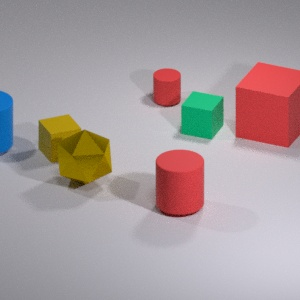
#> input picture img/Pleaseclickthebiggestblueobject._43c6262c-b6de-4971-8530-89aca9134b14.jpg, 300 x 300 px
$ python -i util.py   (imports and definitions only)
#> lines starting #> are read from the running program, lines starting #| are printed output that depends on the picture; after the words box and inside, x2 and y2 are one past the last pixel; in counts of white or black regions, pixels touching at a corner belong together
#> further down, picture is the input picture: shape (300, 300, 3); mean B, G, R 157.1, 155.8, 168.4
import cv2
import numpy as np
SIZE_CHECK = ['tiny','largest','smallest','biggest']
COLOR_CHECK = ['red','blue','green','gray','yellow']
OBJECT_CHECK = ['object','polyhedron','sphere','cylinder','cube','ball','cone']
DATA_CHECK = {'ball':0,'sphere':0,'cube':1,'cone':2,'cylinder':3,'polyhedron':4,'object':5}
SIZE_CHECK_DICT = {'tiny':min,'largest':max,'smallest':min,'biggest':max}
#cylinder hinh tru
import subprocess
# [13 lines left out: function GetDetectObject, not called in this run]

def RunJSFile(filename):
    result = subprocess.run(['node', filename], capture_output=True, text=True)
    return result.stdout.strip()
# [42 lines left out: functions GetDetect, detect_color, remove_gray_background, not called in this run]
def detect_color_(hsv_image):

    # Define color ranges in HSV space

    # Blue: Hue between 100 and 140
    # blue_lower = np.array([100, 50, 50])
    # blue_upper = np.array([140, 255, 255])
    blue_lower = np.array([99,115,150],np.uint8)
    blue_upper = np.array([110,255,255],np.uint8)


    # Green: Hue between 35 and 85
    green_lower = np.array([35, 50, 50])
    green_upper = np.array([85, 255, 255])

    # Red: Hue between 0-10 or 170-180
    red_lower1 = np.array([0, 150, 50])
    red_upper1 = np.array([10, 255, 255])
    red_lower2 = np.array([170, 150, 50])
    red_upper2 = np.array([180, 255, 255])

    # Yellow: Hue between 20 and 35
    yellow_lower = np.array([20, 100, 100])
    yellow_upper = np.array([35, 255, 255])

    # Gray: Low saturation and high value
    gray_lower = np.array([0, 0, 100])
    gray_upper = np.array([180, 30, 200])
    # gray_lower = np.array([66, 3, 121])
    # gray_upper = np.array([126, 69, 210])

    # Convert image to HSV
    hsv_image = cv2.cvtColor(hsv_image, cv2.COLOR_BGR2HSV)
#> hsv_image: shape (300, 300, 3); mean H, S, V 124.2, 40.6, 175.7

    # Create masks for each color range
    blue_mask = cv2.inRange(hsv_image, blue_lower, blue_upper)
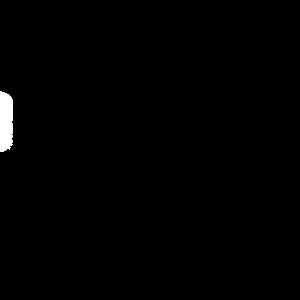
#> blue_mask: shape (300, 300); 0.8% white; 1 white region, box (x1, y1, x2, y2) and area: (0, 91, 13, 152) 721
    green_mask = cv2.inRange(hsv_image, green_lower, green_upper)
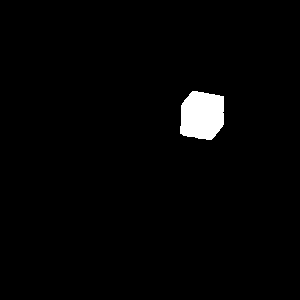
#> green_mask: shape (300, 300); 2% white; 1 white region, box (x1, y1, x2, y2) and area: (180, 91, 224, 140) 1806
    red_mask1 = cv2.inRange(hsv_image, red_lower1, red_upper1)
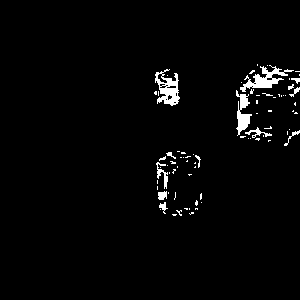
#> red_mask1: shape (300, 300); 2.4% white; 77 white regions (64 under 20 px), largest, box (x1, y1, x2, y2) and area: (240, 65, 294, 92) 493, (155, 69, 180, 106) 481, (236, 90, 252, 136) 351
    red_mask2 = cv2.inRange(hsv_image, red_lower2, red_upper2)
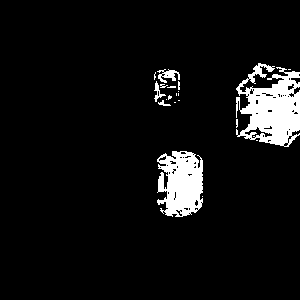
#> red_mask2: shape (300, 300); 6.7% white; 20 white regions (15 under 20 px), largest, box (x1, y1, x2, y2) and area: (236, 63, 300, 147) 3325, (157, 151, 203, 217) 2292, (157, 69, 180, 83) 163, (154, 81, 166, 102) 79, (158, 100, 171, 106) 34
    red_mask = cv2.bitwise_or(red_mask1, red_mask2)
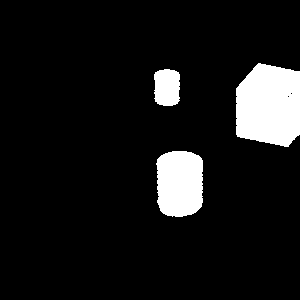
#> red_mask: shape (300, 300); 9.1% white; 3 white regions, box (x1, y1, x2, y2) and area: (236, 63, 300, 147) 4564, (156, 151, 203, 217) 2753, (154, 69, 180, 106) 857
    yellow_mask = cv2.inRange(hsv_image, yellow_lower, yellow_upper)
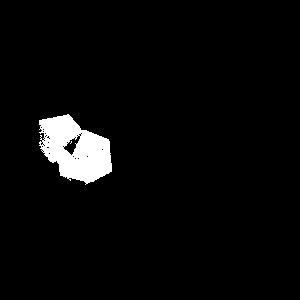
#> yellow_mask: shape (300, 300); 3.6% white; 2 white regions (1 under 20 px), largest, box (x1, y1, x2, y2) and area: (39, 114, 112, 185) 3231
    gray_mask = cv2.inRange(hsv_image, gray_lower, gray_upper)
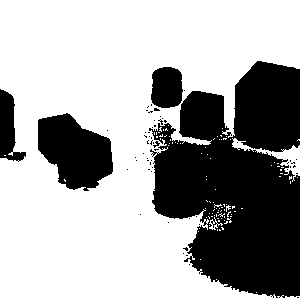
#> gray_mask: shape (300, 300); 65.7% white; 58 black regions (53 under 20 px), largest, box (x1, y1, x2, y2) and area: (149, 61, 300, 298) 24561, (38, 113, 113, 191) 3972, (151, 67, 183, 108) 1122, (0, 89, 26, 162) 1026, (153, 141, 160, 148) 20

    # Calculate the number of non-zero pixels in each mask
    blue_pixels = cv2.countNonZero(blue_mask)
#> blue_pixels = 721
    green_pixels = cv2.countNonZero(green_mask)
#> green_pixels = 1806
    red_pixels = cv2.countNonZero(red_mask)
#> red_pixels = 8174
    yellow_pixels = cv2.countNonZero(yellow_mask)
#> yellow_pixels = 3234
    gray_pixels = cv2.countNonZero(gray_mask)
#> gray_pixels = 59158
    if gray_pixels > 4000:
        gray_pixels = gray_pixels - 2000*(gray_pixels//2000)
#> gray_pixels = 1158
    if blue_pixels > 4000:
        blue_pixels = blue_pixels - 2000*(blue_pixels//2000)

    # Determine the most dominant color
    color_counts = {
        "blue": blue_pixels,
        "green": green_pixels,
        "red": red_pixels,
        "yellow": yellow_pixels,
        "gray": gray_pixels
    }
#> color_counts = {'blue': 721, 'green': 1806, 'red': 8174, 'yellow': 3234, 'gray': 1158}

    # dominant_color = max(color_counts, key=color_counts.get)

    return color_counts
# [6 lines left out: function detect_color2, not called in this run]

# print(GetDetect('Please click the blue sphere. '))


>>> import cv2
>>> picture = cv2.imread('img/Pleaseclickthebiggestblueobject._43c6262c-b6de-4971-8530-89aca9134b14.jpg')
>>> result = detect_color_(picture)
#> result has the same summary as color_counts in detect_color_

$ run again, on img/Pleaseclickthebiggestcylinder._76d5ae4f-b09b-4a86-8b5c-24fe3e3df22e.jpg
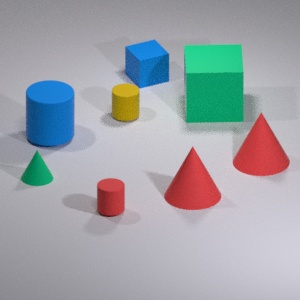
#> input picture img/Pleaseclickthebiggestcylinder._76d5ae4f-b09b-4a86-8b5c-24fe3e3df22e.jpg, 300 x 300 px
#> picture is the input picture: shape (300, 300, 3); mean B, G, R 168.7, 163.4, 159.3
#> hsv_image: shape (300, 300, 3); mean H, S, V 121.8, 45.6, 180.7
#> in detect_color_, `blue_mask = cv2.inRange(hsv_image, blue_lower, blue_upper)`:
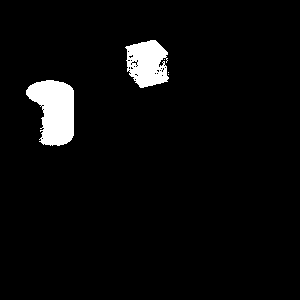
#> blue_mask: shape (300, 300); 4.2% white; 5 white regions (3 under 20 px), largest, box (x1, y1, x2, y2) and area: (26, 80, 74, 146) 2240, (125, 40, 169, 88) 1514
#> green_mask: shape (300, 300); 6% white; 2 white regions, box (x1, y1, x2, y2) and area: (183, 44, 245, 124) 4693, (21, 151, 54, 187) 726
#> red_mask1: shape (300, 300); 1.1% white in thin lines or dots, all inside (x1, y1, x2, y2) = (99, 117, 288, 214)
#> red_mask2: shape (300, 300); 4% white; 4 white regions (1 under 20 px), largest, box (x1, y1, x2, y2) and area: (165, 149, 220, 209) 1638, (234, 115, 288, 175) 1455, (98, 180, 124, 217) 544
#> red_mask: shape (300, 300); 5.2% white; 3 white regions, box (x1, y1, x2, y2) and area: (165, 149, 220, 209) 1919, (234, 115, 288, 175) 1906, (98, 179, 124, 217) 842
#> yellow_mask: shape (300, 300); 1.1% white; 1 white region, box (x1, y1, x2, y2) and area: (112, 84, 139, 122) 946
#> in detect_color_, `gray_mask = cv2.inRange(hsv_image, gray_lower, gray_upper)`:
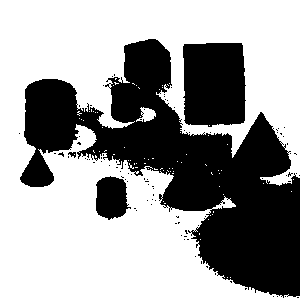
#> gray_mask: shape (300, 300); 61.3% white; 91 black regions (87 under 20 px), largest, box (x1, y1, x2, y2) and area: (20, 39, 300, 298) 28584, (183, 43, 246, 127) 4906, (96, 176, 131, 220) 1148, (68, 152, 76, 158) 29
#> blue_pixels = 3757
#> green_pixels = 5419
#> red_pixels = 4667
#> yellow_pixels = 946
#> in detect_color_, `gray_pixels = cv2.countNonZero(gray_mask)`: gray_pixels = 55164
#> in detect_color_, `gray_pixels = gray_pixels - 2000*(gray_pixels//2000)`: gray_pixels = 1164
#> color_counts = {'blue': 3757, 'green': 5419, 'red': 4667, 'yellow': 946, 'gray': 1164}
#> result has the same summary as color_counts in detect_color_
